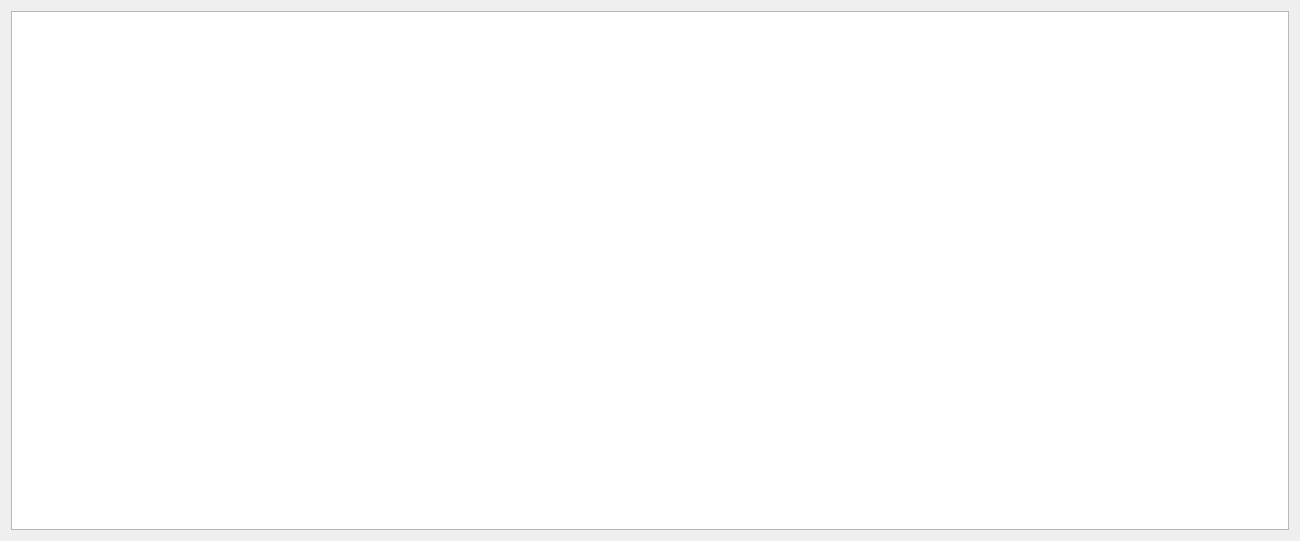
<?xml version="1.0" encoding="UTF-8"?>
<ui version="4.0">
 <class>Step4Data</class>
 <widget class="QWidget" name="Step4Data">
  <property name="geometry">
   <rect>
    <x>0</x>
    <y>0</y>
    <width>1300</width>
    <height>541</height>
   </rect>
  </property>
  <property name="windowTitle">
   <string>Form</string>
  </property>
  <layout class="QGridLayout" name="gridLayout">
   <item row="0" column="0">
    <widget class="QTableWidget" name="qTableWidget"/>
   </item>
  </layout>
 </widget>
 <resources/>
 <connections/>
</ui>
